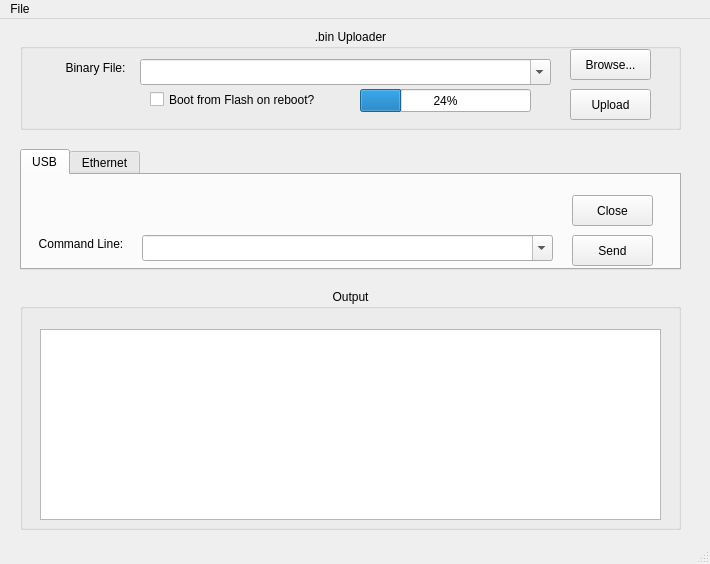
<ui version="4.0" >
 <author></author>
 <comment></comment>
 <exportmacro></exportmacro>
 <class>McHelperWindow</class>
 <widget class="QMainWindow" name="McHelperWindow" >
  <property name="geometry" >
   <rect>
    <x>0</x>
    <y>0</y>
    <width>710</width>
    <height>564</height>
   </rect>
  </property>
  <property name="windowTitle" >
   <string>Make Controller Helper</string>
  </property>
  <widget class="QWidget" name="centralwidget" >
   <widget class="QGroupBox" name="groupBox" >
    <property name="geometry" >
     <rect>
      <x>20</x>
      <y>270</y>
      <width>661</width>
      <height>241</height>
     </rect>
    </property>
    <property name="title" >
     <string>Output</string>
    </property>
    <property name="alignment" >
     <set>Qt::AlignHCenter</set>
    </property>
    <widget class="QTextEdit" name="mainConsole" >
     <property name="geometry" >
      <rect>
       <x>20</x>
       <y>40</y>
       <width>621</width>
       <height>191</height>
      </rect>
     </property>
     <property name="lineWrapMode" >
      <enum>QTextEdit::WidgetWidth</enum>
     </property>
     <property name="readOnly" >
      <bool>true</bool>
     </property>
    </widget>
   </widget>
   <widget class="QGroupBox" name="uploaderGroupBox" >
    <property name="geometry" >
     <rect>
      <x>20</x>
      <y>10</y>
      <width>661</width>
      <height>101</height>
     </rect>
    </property>
    <property name="title" >
     <string>.bin Uploader</string>
    </property>
    <property name="alignment" >
     <set>Qt::AlignHCenter|Qt::AlignTop</set>
    </property>
    <widget class="QCheckBox" name="bitFlipSwitch" >
     <property name="geometry" >
      <rect>
       <x>130</x>
       <y>60</y>
       <width>201</width>
       <height>21</height>
      </rect>
     </property>
     <property name="text" >
      <string>Boot from Flash on reboot?</string>
     </property>
    </widget>
    <widget class="QLabel" name="fileLabel" >
     <property name="geometry" >
      <rect>
       <x>40</x>
       <y>30</y>
       <width>71</width>
       <height>17</height>
      </rect>
     </property>
     <property name="acceptDrops" >
      <bool>false</bool>
     </property>
     <property name="text" >
      <string>Binary File:</string>
     </property>
     <property name="alignment" >
      <set>Qt::AlignCenter</set>
     </property>
     <property name="buddy" >
      <cstring>fileSelectText</cstring>
     </property>
    </widget>
    <widget class="QProgressBar" name="progressBar" >
     <property name="geometry" >
      <rect>
       <x>340</x>
       <y>60</y>
       <width>171</width>
       <height>23</height>
      </rect>
     </property>
     <property name="value" >
      <number>24</number>
     </property>
     <property name="orientation" >
      <enum>Qt::Horizontal</enum>
     </property>
    </widget>
    <widget class="QComboBox" name="fileSelectText" >
     <property name="geometry" >
      <rect>
       <x>120</x>
       <y>30</y>
       <width>411</width>
       <height>26</height>
      </rect>
     </property>
     <property name="editable" >
      <bool>true</bool>
     </property>
     <property name="insertPolicy" >
      <enum>QComboBox::InsertAtTop</enum>
     </property>
     <property name="minimumContentsLength" >
      <number>1</number>
     </property>
    </widget>
    <widget class="QPushButton" name="fileSelectButton" >
     <property name="geometry" >
      <rect>
       <x>550</x>
       <y>20</y>
       <width>81</width>
       <height>31</height>
      </rect>
     </property>
     <property name="focusPolicy" >
      <enum>Qt::NoFocus</enum>
     </property>
     <property name="toolTip" >
      <string>Select a file to upload to the MAKE Controller</string>
     </property>
     <property name="text" >
      <string>Browse...</string>
     </property>
    </widget>
    <widget class="QPushButton" name="uploadButton" >
     <property name="geometry" >
      <rect>
       <x>550</x>
       <y>60</y>
       <width>81</width>
       <height>31</height>
      </rect>
     </property>
     <property name="focusPolicy" >
      <enum>Qt::NoFocus</enum>
     </property>
     <property name="text" >
      <string>Upload</string>
     </property>
    </widget>
   </widget>
   <widget class="QTabWidget" name="tabWidget" >
    <property name="geometry" >
     <rect>
      <x>20</x>
      <y>130</y>
      <width>661</width>
      <height>121</height>
     </rect>
    </property>
    <property name="currentIndex" >
     <number>0</number>
    </property>
    <widget class="QWidget" name="usbTab" >
     <attribute name="title" >
      <string>USB</string>
     </attribute>
     <attribute name="toolTip" >
      <string>Send OSC commands to the Make Controller Kit via USB</string>
     </attribute>
     <widget class="QLabel" name="fileLabel_3" >
      <property name="geometry" >
       <rect>
        <x>10</x>
        <y>60</y>
        <width>98</width>
        <height>17</height>
       </rect>
      </property>
      <property name="acceptDrops" >
       <bool>false</bool>
      </property>
      <property name="text" >
       <string>Command Line:</string>
      </property>
      <property name="alignment" >
       <set>Qt::AlignCenter</set>
      </property>
      <property name="buddy" >
       <cstring>commandLineUsb</cstring>
      </property>
     </widget>
     <widget class="QComboBox" name="commandLineUsb" >
      <property name="geometry" >
       <rect>
        <x>120</x>
        <y>60</y>
        <width>411</width>
        <height>26</height>
       </rect>
      </property>
      <property name="editable" >
       <bool>true</bool>
      </property>
      <property name="insertPolicy" >
       <enum>QComboBox::InsertAtTop</enum>
      </property>
      <property name="minimumContentsLength" >
       <number>1</number>
      </property>
      <property name="autoCompletionCaseSensitivity" >
       <enum>Qt::CaseSensitive</enum>
      </property>
     </widget>
     <widget class="QPushButton" name="sendButtonUsb" >
      <property name="geometry" >
       <rect>
        <x>550</x>
        <y>60</y>
        <width>81</width>
        <height>31</height>
       </rect>
      </property>
      <property name="focusPolicy" >
       <enum>Qt::NoFocus</enum>
      </property>
      <property name="toolTip" >
       <string>Send OSC messages/bundles to the board.</string>
      </property>
      <property name="text" >
       <string>Send</string>
      </property>
     </widget>
     <widget class="QPushButton" name="closeButtonUsb" >
      <property name="geometry" >
       <rect>
        <x>550</x>
        <y>20</y>
        <width>81</width>
        <height>31</height>
       </rect>
      </property>
      <property name="focusPolicy" >
       <enum>Qt::NoFocus</enum>
      </property>
      <property name="toolTip" >
       <string>Close the USB port if you have disconnected the board.</string>
      </property>
      <property name="text" >
       <string>Close</string>
      </property>
     </widget>
    </widget>
    <widget class="QWidget" name="udpTab" >
     <attribute name="title" >
      <string>Ethernet</string>
     </attribute>
     <attribute name="toolTip" >
      <string>Send OSC messages to the Make Controller Kit via Ethernet</string>
     </attribute>
     <widget class="QLabel" name="fileLabel_5" >
      <property name="geometry" >
       <rect>
        <x>40</x>
        <y>20</y>
        <width>70</width>
        <height>17</height>
       </rect>
      </property>
      <property name="acceptDrops" >
       <bool>false</bool>
      </property>
      <property name="text" >
       <string>IP Address:</string>
      </property>
      <property name="alignment" >
       <set>Qt::AlignCenter</set>
      </property>
      <property name="buddy" >
       <cstring>textIPAddress</cstring>
      </property>
     </widget>
     <widget class="QLineEdit" name="textIPAddress" >
      <property name="geometry" >
       <rect>
        <x>120</x>
        <y>20</y>
        <width>121</width>
        <height>25</height>
       </rect>
      </property>
      <property name="toolTip" >
       <string comment="IP address of the board to talk to" >The IP address of the board to talk to.</string>
      </property>
     </widget>
     <widget class="QLabel" name="fileLabel_6" >
      <property name="geometry" >
       <rect>
        <x>250</x>
        <y>20</y>
        <width>92</width>
        <height>21</height>
       </rect>
      </property>
      <property name="acceptDrops" >
       <bool>false</bool>
      </property>
      <property name="text" >
       <string>Outgoing Port:</string>
      </property>
      <property name="alignment" >
       <set>Qt::AlignCenter</set>
      </property>
      <property name="buddy" >
       <cstring>textRemotePort</cstring>
      </property>
     </widget>
     <widget class="QLineEdit" name="textRemotePort" >
      <property name="geometry" >
       <rect>
        <x>350</x>
        <y>20</y>
        <width>91</width>
        <height>25</height>
       </rect>
      </property>
      <property name="toolTip" >
       <string>Send messages to the board on this port.</string>
      </property>
     </widget>
     <widget class="QLabel" name="fileLabel_4" >
      <property name="geometry" >
       <rect>
        <x>450</x>
        <y>20</y>
        <width>92</width>
        <height>21</height>
       </rect>
      </property>
      <property name="acceptDrops" >
       <bool>false</bool>
      </property>
      <property name="text" >
       <string>Incoming Port:</string>
      </property>
      <property name="alignment" >
       <set>Qt::AlignCenter</set>
      </property>
      <property name="buddy" >
       <cstring>textLocalPort</cstring>
      </property>
     </widget>
     <widget class="QLineEdit" name="textLocalPort" >
      <property name="geometry" >
       <rect>
        <x>550</x>
        <y>20</y>
        <width>91</width>
        <height>25</height>
       </rect>
      </property>
      <property name="toolTip" >
       <string>Listen on this port for messages from the board.</string>
      </property>
     </widget>
     <widget class="QLabel" name="fileLabel_2" >
      <property name="geometry" >
       <rect>
        <x>10</x>
        <y>60</y>
        <width>98</width>
        <height>17</height>
       </rect>
      </property>
      <property name="acceptDrops" >
       <bool>false</bool>
      </property>
      <property name="text" >
       <string>Command Line:</string>
      </property>
      <property name="alignment" >
       <set>Qt::AlignCenter</set>
      </property>
      <property name="buddy" >
       <cstring>commandLineUsb</cstring>
      </property>
     </widget>
     <widget class="QPushButton" name="sendButton" >
      <property name="geometry" >
       <rect>
        <x>540</x>
        <y>60</y>
        <width>109</width>
        <height>32</height>
       </rect>
      </property>
      <property name="focusPolicy" >
       <enum>Qt::NoFocus</enum>
      </property>
      <property name="toolTip" >
       <string>Send OSC messages/bundles to the board.</string>
      </property>
      <property name="text" >
       <string>Send</string>
      </property>
     </widget>
     <widget class="QComboBox" name="commandLine" >
      <property name="geometry" >
       <rect>
        <x>120</x>
        <y>60</y>
        <width>411</width>
        <height>26</height>
       </rect>
      </property>
      <property name="editable" >
       <bool>true</bool>
      </property>
      <property name="insertPolicy" >
       <enum>QComboBox::InsertAtTop</enum>
      </property>
      <property name="minimumContentsLength" >
       <number>1</number>
      </property>
     </widget>
    </widget>
   </widget>
  </widget>
  <widget class="QMenuBar" name="menubar" >
   <property name="geometry" >
    <rect>
     <x>0</x>
     <y>0</y>
     <width>710</width>
     <height>21</height>
    </rect>
   </property>
   <widget class="QMenu" name="menuFile" >
    <property name="title" >
     <string>File</string>
    </property>
    <addaction name="actionAboutMchelper" />
   </widget>
   <addaction name="menuFile" />
  </widget>
  <widget class="QStatusBar" name="statusbar" />
  <action name="actionAboutMchelper" >
   <property name="text" >
    <string>About mchelper...</string>
   </property>
  </action>
 </widget>
 <pixmapfunction></pixmapfunction>
 <tabstops>
  <tabstop>fileSelectText</tabstop>
  <tabstop>uploadButton</tabstop>
  <tabstop>bitFlipSwitch</tabstop>
  <tabstop>tabWidget</tabstop>
  <tabstop>textIPAddress</tabstop>
  <tabstop>textRemotePort</tabstop>
  <tabstop>textLocalPort</tabstop>
  <tabstop>commandLine</tabstop>
  <tabstop>commandLineUsb</tabstop>
  <tabstop>mainConsole</tabstop>
 </tabstops>
 <resources/>
 <connections/>
</ui>
